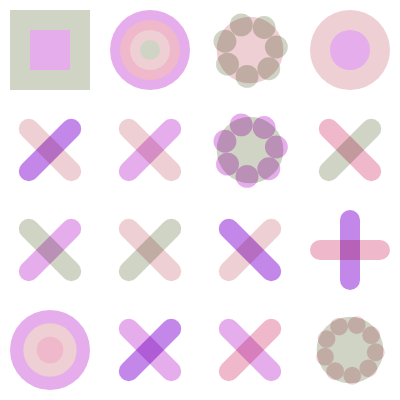
Frame 1 (no input)
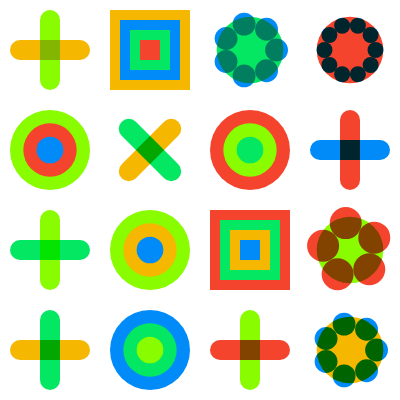
Frame 2 (the mouse pressed at the canvas centre, redrawn once)

The p5.js sketch that drew these frames (run headless with seeded random() and noise() and a simulated clock; the mouse was pressed at the canvas centre and the sketch redrawn once):

// p5.js sketch
// ── sketch.js
// inspired by work of https://bsky.app/profile/leedoughty.bsky.social

const palettes = [
  "https://coolors.co/palette/00ffff-00ff15-ffff00-ff9500-ff0040-ff00ff",
  "https://coolors.co/palette/04e762-f5b700-008bf8-89fc00-f4442e",
  "https://coolors.co/palette/ffc759-ff7b9c-607196-babfd1-e8e9ed",
  "https://coolors.co/palette/ffffff-81f4e1-56cbf9-ff729f-d3c4d1",
  "https://coolors.co/palette/cfd4c5-eecfd4-efb9cb-e6adec-c287e8",
  "https://coolors.co/palette/f5ffc6-b4e1ff-ab87ff-fface4-c1ff9b",
];

function setup() {
  createCanvas(400, 400);
  noLoop();
  noStroke();
}

function draw() {
  drawGrid();
}

function keyPressed() {
  drawGrid();
}

function drawGrid() {
  background(255);
  let cols = 4;
  let rows = 4;
  let tileSize = (width / cols) * 0.8; // Reduce tile size to create gaps
  let padding = (width / cols) * 0.2; // Padding to create gaps
  let colors = getColorsFromUrl(random(palettes));

  for (let i = 0; i < cols; i++) {
    for (let j = 0; j < rows; j++) {
      colors = shuffle(colors, true); // Shuffle the colors array for each tile
      let tileType = random(1);
      if (tileType < 0.2) {
        drawCircleTile(
          i * (tileSize + padding) + padding / 2,
          j * (tileSize + padding) + padding / 2,
          tileSize,
          colors
        );
      } else if (tileType < 0.4) {
        drawSquareTile(
          i * (tileSize + padding) + padding / 2,
          j * (tileSize + padding) + padding / 2,
          tileSize,
          colors
        );
      } else if (tileType < 0.6) {
        drawCrossTile(
          i * (tileSize + padding) + padding / 2,
          j * (tileSize + padding) + padding / 2,
          tileSize,
          colors
        );
      } else if (tileType < 0.8) {
        drawRotatedCrossTile(
          i * (tileSize + padding) + padding / 2,
          j * (tileSize + padding) + padding / 2,
          tileSize,
          colors
        );
      } else {
        drawCircleOfCirclesTile(
          i * (tileSize + padding) + padding / 2,
          j * (tileSize + padding) + padding / 2,
          tileSize,
          colors
        );
      }
    }
  }
}

function drawCircleTile(x, y, size, colors) {
  let numCircles = int(random(2, 5));
  for (let i = numCircles; i > 0; i--) {
    fill(colors[(numCircles - i) % colors.length]);
    ellipse(x + size / 2, y + size / 2, (size * i) / numCircles);
  }
}

function drawSquareTile(x, y, size, colors) {
  let numSquares = int(random(2, 5));
  for (let i = numSquares; i > 0; i--) {
    fill(colors[(numSquares - i) % colors.length]);
    rectMode(CENTER);
    rect(
      x + size / 2,
      y + size / 2,
      (size * i) / numSquares,
      (size * i) / numSquares
    );
  }
}

function drawCrossTile(x, y, size, colors) {
  let barWidth = size / 4;
  blendMode(MULTIPLY);
  fill(colors[0]);
  rectMode(CENTER);
  rect(x + size / 2, y + size / 2, size, barWidth, barWidth / 2); // Horizontal bar
  fill(colors[1]);
  rect(x + size / 2, y + size / 2, barWidth, size, barWidth / 2); // Vertical bar
  blendMode(BLEND); // Reset blend mode to default
}

function drawRotatedCrossTile(x, y, size, colors) {
  let barWidth = size / 4;
  blendMode(MULTIPLY);
  push();
  translate(x + size / 2, y + size / 2);
  rotate(PI / 4);
  fill(colors[0]);
  rect(0, 0, size, barWidth, barWidth / 2); // Horizontal bar
  fill(colors[1]);
  rect(0, 0, barWidth, size, barWidth / 2); // Vertical bar
  pop();
  blendMode(BLEND); // Reset blend mode to default
}

function drawCircleOfCirclesTile(x, y, size, colors) {
  let numSmallCircles = int(random(4, 12));
  let radius = size / 2.9 * map(numSmallCircles, 4, 12, 1, 0.9)
  let angleStep = TWO_PI / numSmallCircles;
  let smallCircleRadius = size / (numSmallCircles / 2); // Size of small circles based on their quantity
  blendMode(MULTIPLY);
  fill(colors[0]);
  ellipse(x + size / 2, y + size / 2, size / 1.2); // Central circle
  fill(colors[1]);
  let rotateChance = random(1) < 0.5;
  if (rotateChance) {
    push();
    translate(x + size / 2, y + size / 2);
    rotate(PI / 4);
    translate(-x - size / 2, -y - size / 2);
  }
  for (let i = 0; i < numSmallCircles; i++) {
    let angle = i * angleStep;
    let cx = x + size / 2 + cos(angle) * radius;
    let cy = y + size / 2 + sin(angle) * radius;
    ellipse(cx, cy, smallCircleRadius);
  }
  if (rotateChance) {
    pop();
  }
  blendMode(BLEND); // Reset blend mode to default
}

function getColorsFromUrl(url) {
  let colorStrings = url.split("/").pop().split("-");
  return colorStrings.map((c) => color("#" + c));
}
